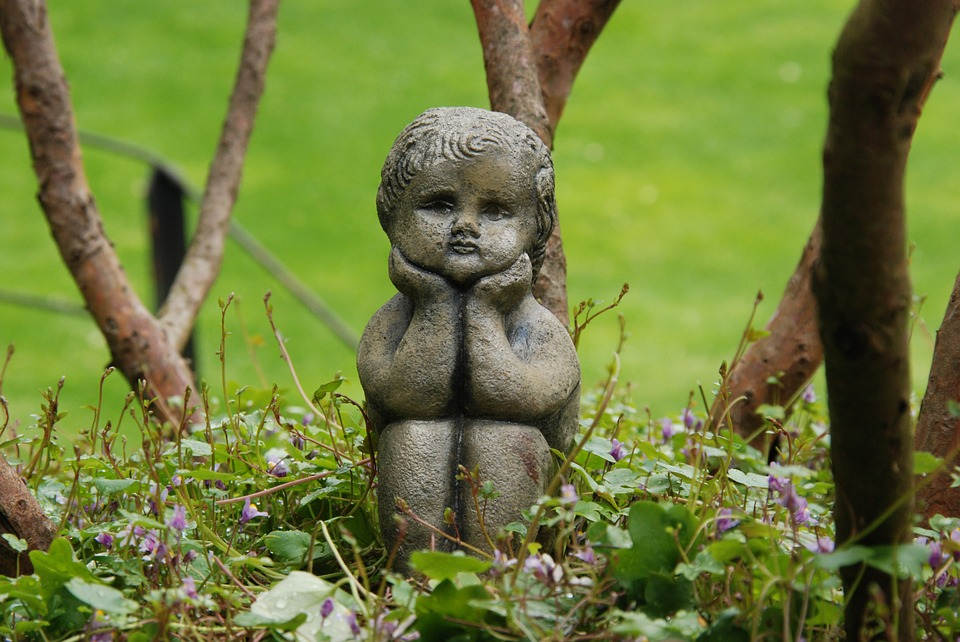
#> input picture histogram/test.jpg, 960 x 642 px
$ python basics_with_colored_image.py
#> lines starting #> are read from the running program, lines starting #| are printed output that depends on the picture
from cv2 import cv2
from matplotlib import pyplot

image = cv2.imread("test.jpg")
#> image is the input picture: shape (642, 960, 3); mean B, G, R 58.9, 124.2, 111.1

b_histogram = cv2.calcHist([image], [0], None, [256], [0, 256])
#> b_histogram = 256 values, max 9783 at index 59, min 0 at index 236, mean 2407.5
g_histogram = cv2.calcHist([image], [1], None, [256], [0, 256])
#> g_histogram = 256 values, max 11634 at index 170, min 0 at index 252, mean 2407.5
r_histogram = cv2.calcHist([image], [2], None, [256], [0, 256])
#> r_histogram = 256 values, max 8683 at index 132, min 0 at index 242, mean 2407.5

pyplot.figure()
pyplot.xlabel(" pixel intensities ")
pyplot.xlabel(" number of pixels ")

pyplot.plot(b_histogram, color="blue")
pyplot.plot(g_histogram, color="green")
pyplot.plot(r_histogram, color="red")
pyplot.show()
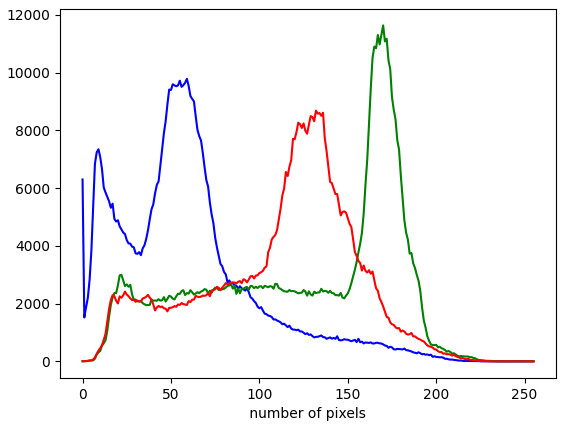
#> figure drawn by matplotlib, 1 panel; curve peaks at x = 59, y = 9783; curve peaks at x = 170, y = 11634; curve peaks at x = 132, y = 8683
